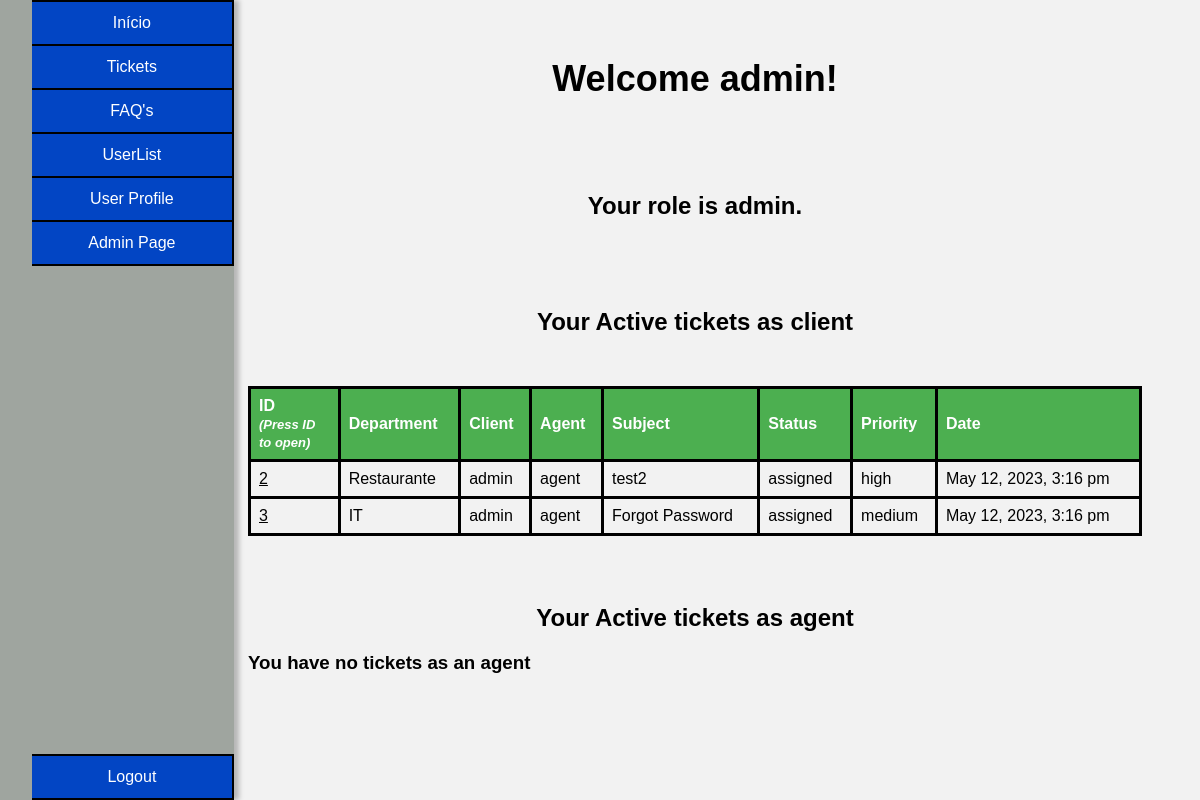
Page /pages/index.php (signed in) on the earlier database version.
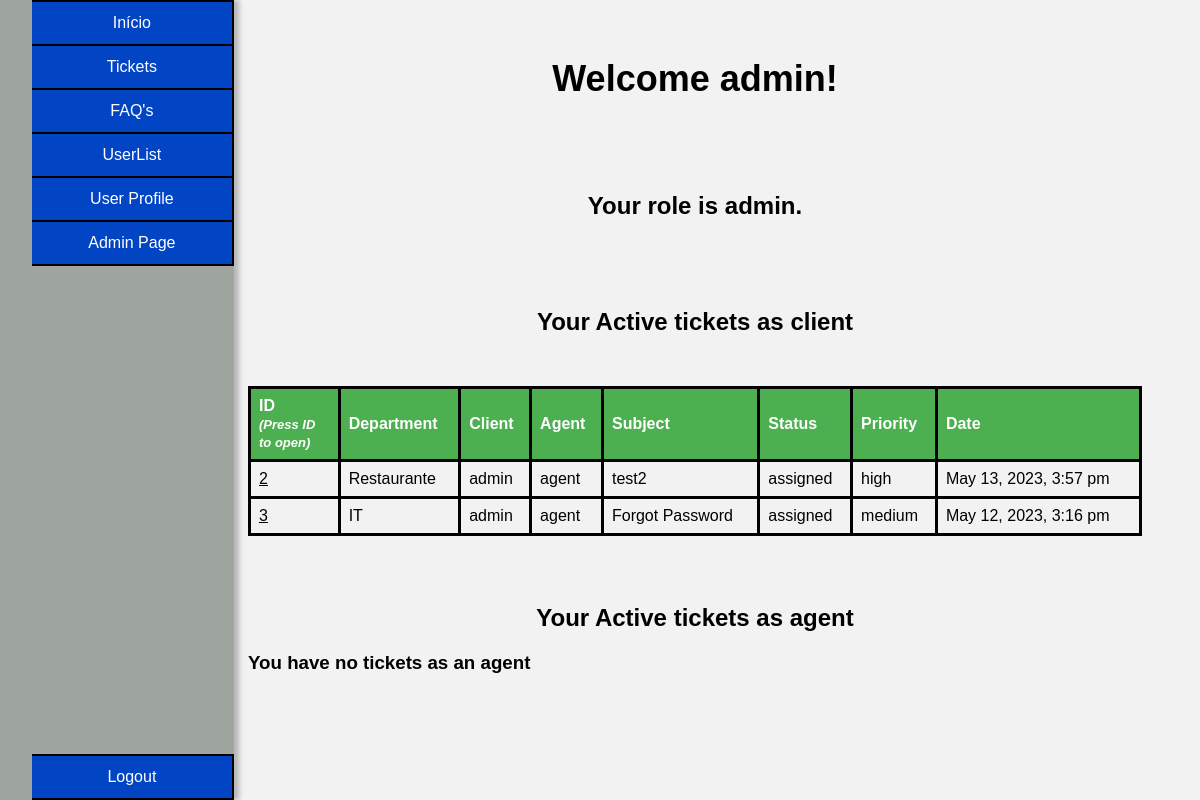
Same page on the later database version.
### tables this page shows
CREATE TABLE tickets(
    id INTEGER PRIMARY KEY,
    department_id INTEGER,
    client_id INTEGER,
    agent_id INTEGER,
    subject VARCHAR(200) NOT NULL,
    description TEXT NOT NULL,
    status VARCHAR(10) CHECK(status = 'open' or status = 'assigned' or status = 'closed') NOT NULL,
    priority VARCHAR(10) CHECK(priority = 'low' or priority = 'medium' or priority ='high') NOT NULL,
    created_at DATETIME NOT NULL,
    updated_at DATETIME,
    FOREIGN KEY (department_id) REFERENCES department(id),
    FOREIGN KEY (client_id) REFERENCES user(id),
    FOREIGN KEY (agent_id) REFERENCES user(id)
);

CREATE TABLE department(
    id INTEGER PRIMARY KEY,
    name VARCHAR(50) NOT NULL
);

CREATE TABLE user(
    id INTEGER PRIMARY KEY,
    name VARCHAR(50) NOT NULL,
    username VARCHAR(50) UNIQUE NOT NULL,
    email VARCHAR(50) UNIQUE NOT NULL,
    password VARCHAR(255) NOT NULL,
    role VARCHAR(10) CHECK(role = 'client' or role = 'agent' or role = 'admin') NOT NULL,
    department_id INTEGER,
    FOREIGN KEY (department_id) REFERENCES department(id)
);

### utils/functions.php (the view, shortened to what this page needs)
<?php
function searchUser($id){
    $db = getDatabaseConnection();
    $stmt = $db->prepare('SELECT * FROM user WHERE id = ?');
    $stmt->execute(array($id));
    return $stmt->fetch();
}
function getTicketsTableForUser($paramter){
    $db = getDatabaseConnection();
    $user = searchUser($_SESSION["user_id"]);
    if($paramter == 0){
        $stmt = $db->prepare('SELECT * FROM tickets WHERE client_id = ? and status != ?');
        $stmt->execute(array($user["id"],"closed"));
        $tickets = $stmt->fetchAll();
    }
    else if($paramter == 1){
        $stmt = $db->prepare('SELECT * FROM tickets WHERE agent_id = ? and status != ?');
        $stmt->execute(array($user["id"],"closed"));
        $tickets = $stmt->fetchAll();
    }
    else if($paramter == 2){
        $tickets = getAllTickets();
    }
    if($tickets == null){
        if($paramter == 1){
            echo "<h3>You have no tickets as an agent</h3>";
        }
        return 0;
    }
    echo "<table>
    <thead>
        <tr>
            <th>ID<br><em>(Press ID to open)</em></th>
            <th>Department</th>
            <th>Client</th>
            <th>Agent</th>
            <th>Subject</th>
            <th>Status</th>
            <th>Priority</th>
            <th>Date</th>
        </tr>
    </thead>";
    foreach ($tickets as $ticket) {
        $stmt = $db->prepare('SELECT * FROM department WHERE id = ?');
        $stmt->execute(array($ticket['department_id']));
        $department = $stmt->fetch();
        $stmt = $db->prepare('SELECT * FROM user WHERE id = ?');
        $stmt->execute(array($ticket['client_id']));
        $c_user = $stmt->fetch();
        $stmt = $db->prepare('SELECT * FROM user WHERE id = ?');
        $stmt->execute(array($ticket['agent_id']));
        $a_user = $stmt->fetch();
        echo "<tr>
            <td> <button onclick=sendDataTicket('". $ticket['id'] ."')>".$ticket['id']."</button></td>
            <td>" . $department['name'] . "</td>
            <td>" . $c_user['name'] . "</td>
            <td>" . $a_user['name'] . "</td>
            <td>" . $ticket['subject'] . "</td>
            <td>" . $ticket['status'] . "</td>
            <td>" . $ticket['priority'] . "</td>
            <td>" . $ticket['updated_at'] . "</td>
            </tr>";
}
}
?>

Differences in the rows shown:
changed tickets "test2": updated_at "May 12, 2023, 3:16 pm" → "May 13, 2023, 3:57 pm"
